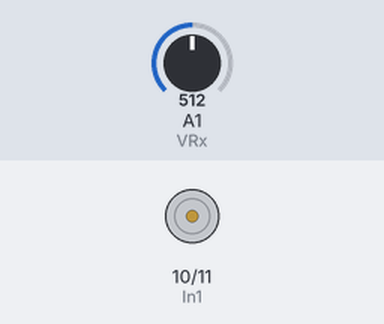
Simulated run of this sketch. Board: Arduino Uno, built with avr-gcc and run on an emulated ATmega328P. Parts: motor-driver pin pairs drawn as motors (green arrow = first pin HIGH = forward, orange = second pin HIGH = backward, longer = more drive, scaled by the enable pin). The test bench sets the inputs (shaded band); at power-on: A1 (VRx) = 512.

Above: at 1.2 s.
1.3 s: A1 (VRx) set to 882
2.8 s: A1 (VRx) set to 915
At 3.1 s:
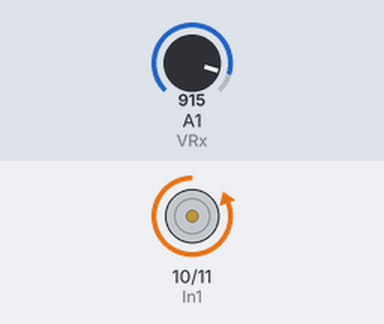
4.3 s: A1 (VRx) set to 109
5.8 s: A1 (VRx) set to 90
At 6.5 s:
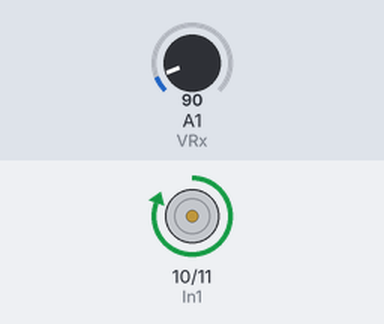
7.3 s: A1 (VRx) set to 910
At 7.7 s:
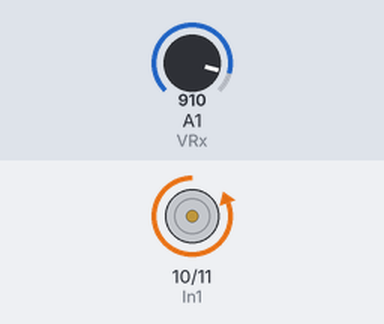
Timing chart, 0 to 9.8 s (numbered marks = the images above; inputs shaded):
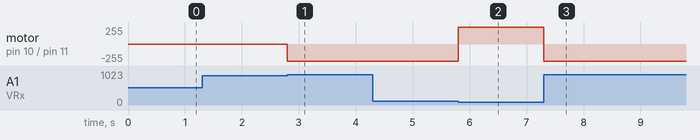

The sketch:

control_motor.ino
```cpp
int EnA = 9;
int In1 = 10;
int In2 = 11;
int VRx = 1;
int X = 0;

void setup()
{
  pinMode(EnA,OUTPUT);
  pinMode(In1,OUTPUT);
  pinMode(In2,OUTPUT);
}
void loop()
{
  X = analogRead(VRx);
  if ( (X > 0) and (X < 100) )
  {
    digitalWrite(EnA,HIGH);
    digitalWrite(In1,HIGH);
    digitalWrite(In2,LOW);
  }

    if ( (X > 900) and (X < 1023) )
  {
    digitalWrite(EnA,HIGH);
    digitalWrite(In1,LOW);
    digitalWrite(In2,HIGH);
  }
}
```

Measured:
- the behaviour switches between 900 and 901 on A1 (VRx) (found by bisection; images 0 and 1)
- the behaviour switches between 100 and 99 on A1 (VRx) (found by bisection; images 1 and 2)
- after the input at 1.3 s, every drawn part: stays the same
- after the input at 2.8 s, motor on pin 10 (In1) / pin 11 (In2): stopped → backward 255/255 at once
- after the input at 4.3 s, every drawn part: stays the same
- after the input at 5.8 s, motor on pin 10 (In1) / pin 11 (In2): backward 255/255 → forward 255/255 at once
- after the input at 7.3 s, motor on pin 10 (In1) / pin 11 (In2): forward 255/255 → backward 255/255 at once
